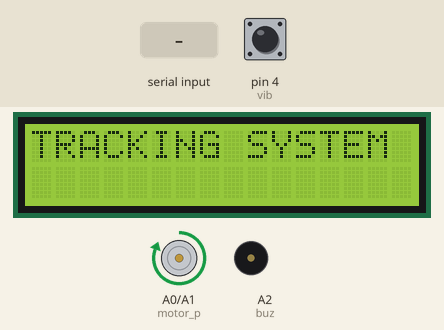
The sketch below on a simulated Arduino Uno, built with avr-gcc and run on an emulated ATmega328P. On the bench: 16×2 character LCD, motor-driver pin pairs drawn as motors (green arrow = first pin HIGH = forward, orange = second pin HIGH = backward, longer = more drive), buzzer (waves = sounding, pin HIGH). The test bench sets the inputs (shaded band); at power-on: pin 4 (vib) HIGH. What the sketch prints to the serial monitor is not drawn.

Above: at 1.2 s.
1.3 s: pin 4 (vib) pulled LOW for 1 s
At 3.2 s:
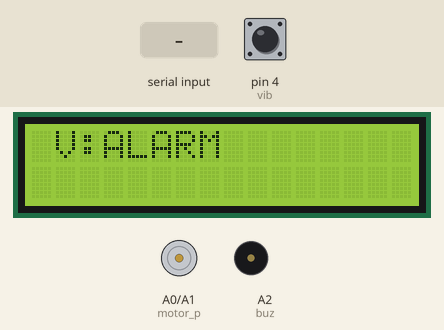
3.8 s: "A" received over Serial
At 4.5 s:
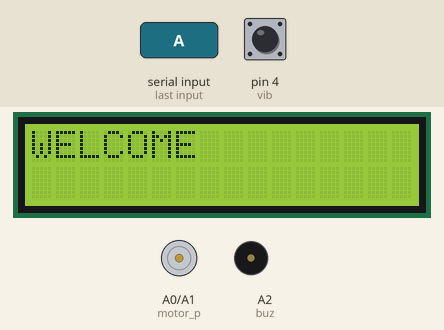
5.3 s: pin 4 (vib) pulled LOW for 0.15 s
At 6.3 s:
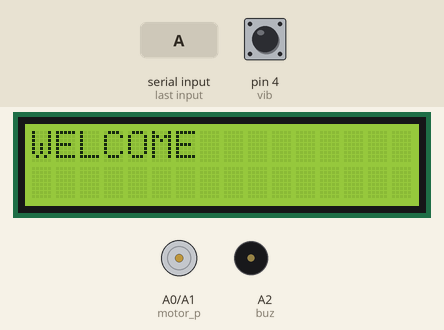
6.9 s: pin 4 (vib) pulled LOW for 3.2 s
At 7.24 s:
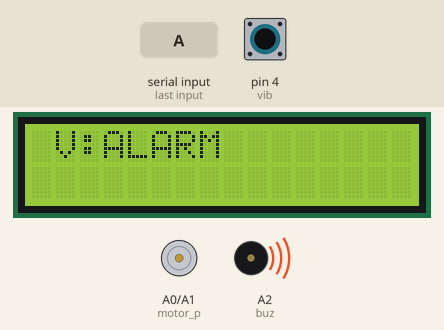
11.6 s: "B" received over Serial
13.1 s: "A" received over Serial
At 13.7 s:
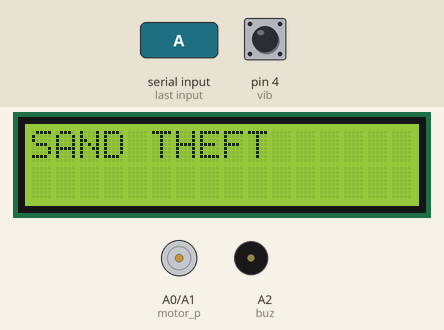
Timing chart, 0 to 15.6 s (numbered marks = the images above; inputs shaded):
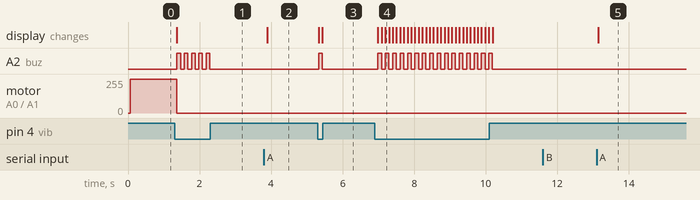

The sketch:

ITRSSI02.ino
```cpp
#define motor_p A0
#define motor_n A1
#define vib 4
#define buz A2

char data = 'x';

boolean first_flag = false;
boolean second_flag = false;

#include <LiquidCrystal.h>
LiquidCrystal lcd(13, 12, 11, 10, 9, 8);


void setup() {
  // put your setup code here, to run once:
  Serial.begin(9600);
  lcd.begin(16, 2);
  lcd.setCursor(0, 0);
  lcd.print("TRACKING SYSTEM");
  //Serial.print("TRACKING SYSTEM");
  pinMode (vib, INPUT_PULLUP);
  digitalWrite(motor_p, HIGH);
  digitalWrite(motor_n, LOW);
  digitalWrite(buz, LOW);//buz

  pinMode(motor_p, OUTPUT);
  pinMode(motor_n, OUTPUT);
  pinMode(buz, OUTPUT);//buz


}

void loop() {
  // put your main code here, to run repeatedly:
  int v = digitalRead(vib);
  if (v == 0) {
    digitalWrite (motor_p, LOW);
    digitalWrite (motor_n, LOW);
    Serial.print('B');
    lcd.clear();
    lcd.setCursor(1, 0);
    lcd.print("V:");
    lcd.print("ALARM");
    digitalWrite(buz, HIGH);
    delay(100);
    digitalWrite(buz, LOW);
  }

  if (Serial.available()) {
    data = Serial.read();
    //Serial.println(data);
  }

  //  Serial.println("hi hello");
  Serial.println(data);
  if (data == 'A')
  {
    first_flag = true;
    Serial.println("first time");
     lcd.clear();
    lcd.setCursor(0, 0);
    lcd.print("WELCOME");
  }
  if  (first_flag == true && data == 'B' || data == 'C') {
    second_flag = true;
    Serial.println("second time");
  }
  if (second_flag == true && data == 'A')
  {
    digitalWrite(motor_p, LOW);
    digitalWrite(motor_n, LOW);
    Serial.write('A');
    Serial.println("sand theft");
    lcd.clear();
    lcd.setCursor(0, 0);
    lcd.print("SAND THEFT");
  }
  delay(100);
}
```

Measured:
- after the input at 1.3 s, A2 (buz): alternates HIGH for 0.10 s and LOW for 0.10 s, 10 changes in all, then stays LOW, starting after 0.07 s; motor on A0 (motor_p) / A1 (motor_n): forward 255/255 → stopped after 0.07 s; the display: changes after 0.07 s (image 1)
- after the input at 3.8 s, the display: changes after 0.09 s (image 2)
- after the input at 5.3 s, A2 (buz): LOW → HIGH at once, → LOW 0.10 s later; the display: first changes at once (image 3 shows a later state)
- after the input at 6.9 s, A2 (buz): alternates HIGH for 0.10 s and LOW for 0.11 s, 32 changes in all, then stays LOW, starting after 0.09 s; the display: changes after 0.09 s (image 4)
- after the input at 11.6 s, every drawn part: stays the same
- after the input at 13.1 s, the display: changes after 0.05 s (image 5)
